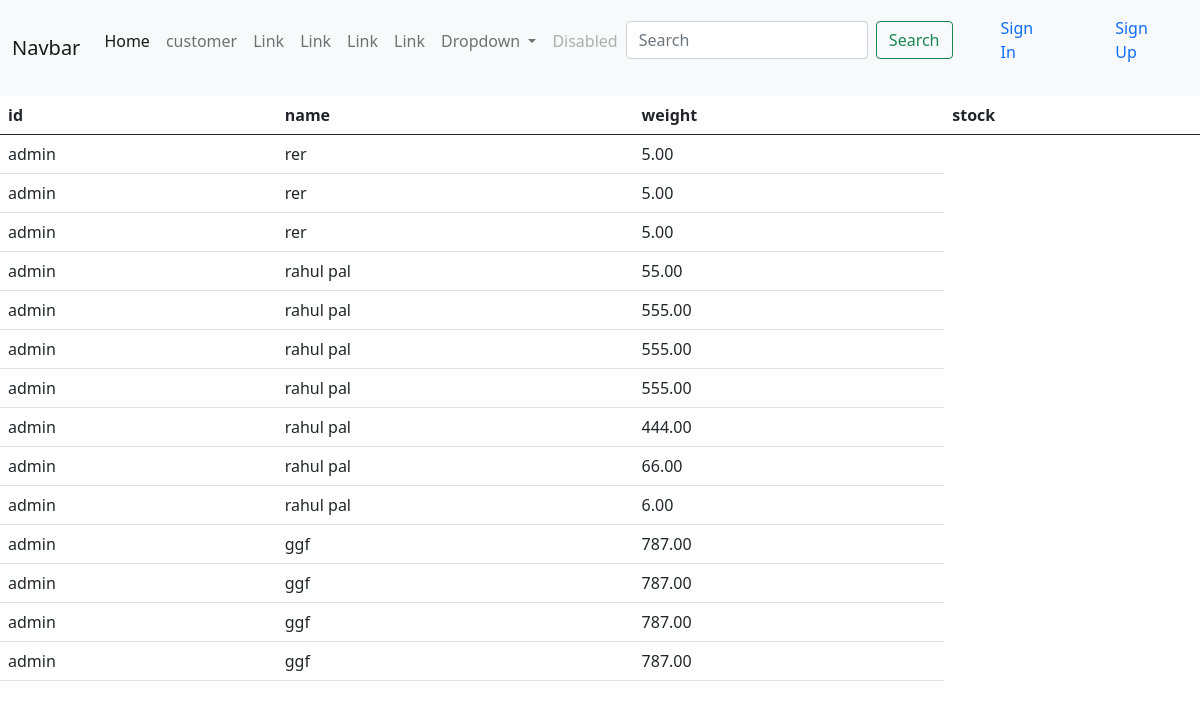
The page / on the database its author committed.
### products/models.py (models this page shows, shortened)
class Products(models.Model):
    user = models.ForeignKey(User,on_delete=models.CASCADE)
    name= models.CharField(max_length=50)
    weight= models.DecimalField(max_digits=5, decimal_places=2, blank=True, null=True)
    price=  models.DecimalField(max_digits=5, decimal_places=2, blank=True, null=True)
    stock=  models.DecimalField(max_digits=5, decimal_places=2, blank=True, null=True)
    create_at= models.DateField(auto_now=True)
    update_at= models.DateTimeField(auto_now_add=True)
    class  Meta:
        db_table = 'Products'
        managed = True
        ordering = ('-name',)
        verbose_name = 'Product'
        verbose_name_plural = 'Products'

### products/views.py (the view)
# urls.py: path('', Product_list.as_view(), name='Product_list'),
class Product_list(ListView):
    model = Products
    template_name = 'homepage.html'  # <app>/<model>_<viewtype>.html
    context_object_name = 'item'
    ordering = ['-name']
    paginate_by = 5
    paginate_orphans =100
    def get_context_data(self, **kwargs):
        context = super().get_context_data(**kwargs)
        context['now'] = timezone.now()
        return context

### products/templates/homepage.html (shortened to what this page needs)
{% extends "base.html" %}
{% load static %}
{% load crispy_forms_tags %}
{% block content %}
<div class="container-fluid">
<div class="row">
    <table class="table">
    <thead>
        <tr>
            <th>id</th>
            <th>name</th>
            <th>weight</th>
            <th>stock</th>
        </tr>
    </thead>
    <tbody>
        <tr>
            {% for aa in item  %}
            <td scope="row">{{aa.user}}</td>
            <td>{{aa.name}} </td>
            <td>{{aa.weight}} </td>
        </tr>
        {% endfor %}
    </tbody>
</table>
</div>
</div>
{% endblock content %}

### rows shown on the page
Products: user "admin", name "rer", weight "5.00"
Products: user "admin", name "rer", weight "5.00"
Products: user "admin", name "rer", weight "5.00"
Products: user "admin", name "rahul pal", weight "55.00"
Products: user "admin", name "rahul pal", weight "555.00"
Products: user "admin", name "rahul pal", weight "555.00"
Products: user "admin", name "rahul pal", weight "555.00"
Products: user "admin", name "rahul pal", weight "444.00"
Products: user "admin", name "rahul pal", weight "66.00"
Products: user "admin", name "rahul pal", weight "6.00"
Products: user "admin", name "ggf", weight "787.00"
Products: user "admin", name "ggf", weight "787.00"
Products: user "admin", name "ggf", weight "787.00"
Products: user "admin", name "ggf", weight "787.00"
